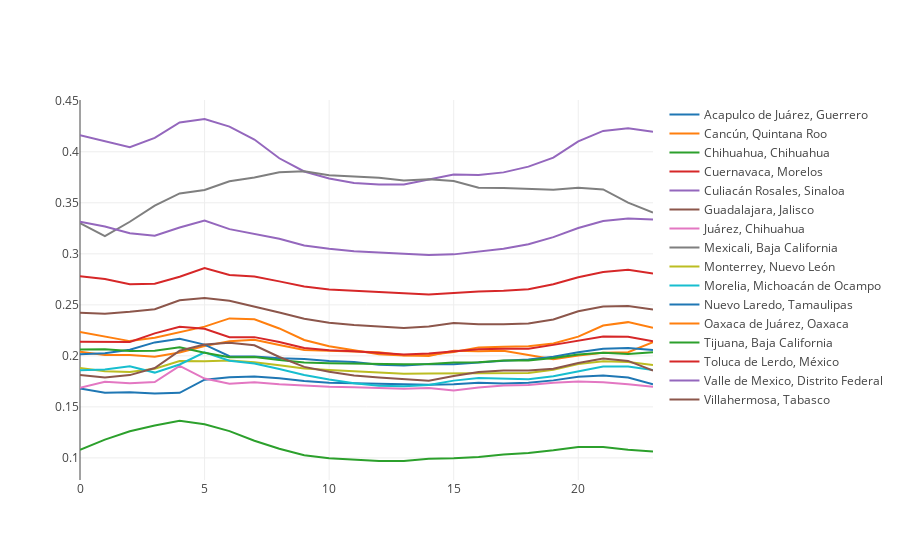

Notebook code for this chart:
### Code cell
tmp = dv_r_city.drop('dilatation coefficient', axis=1)
offline.iplot({
    'data':[{'x': list(range(24)), 'y': tmp.loc[r].tolist(), 'name': r} for r in tmp.index]
})
